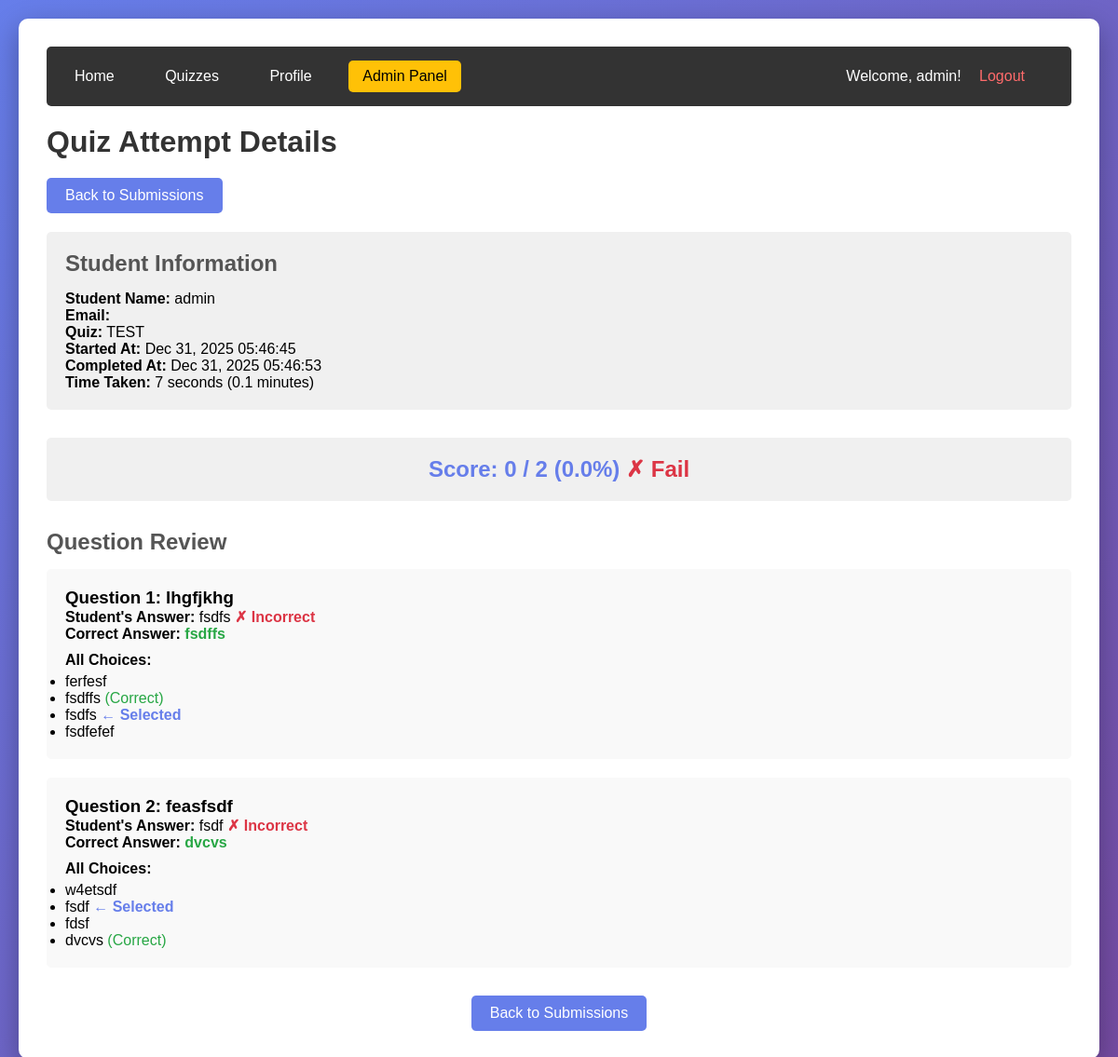
Screenshot of /manage/attempt/2/ (signed in) with the database file from the repository.
### quiz/models.py (models this page shows, shortened)
class QuizAttempt(models.Model):
    user = models.ForeignKey(User, on_delete=models.CASCADE, related_name='quiz_attempts')
    quiz = models.ForeignKey(Quiz, on_delete=models.CASCADE, related_name='attempts')
    started_at = models.DateTimeField(auto_now_add=True)
    completed_at = models.DateTimeField(null=True, blank=True)
    score = models.IntegerField(default=0)
    total_questions = models.IntegerField(default=0)
    is_completed = models.BooleanField(default=False)
    def get_percentage(self):
        if self.total_questions == 0:
            return 0
        return round((self.score / self.total_questions) * 100, 2)

class Quiz(models.Model):
    title = models.CharField(max_length=200)
    description = models.TextField(blank=True)
    duration = models.IntegerField(help_text="Duration in minutes")
    created_at = models.DateTimeField(auto_now_add=True)
    is_active = models.BooleanField(default=True)

class Question(models.Model):
    quiz = models.ForeignKey(Quiz, on_delete=models.CASCADE, related_name='questions')
    text = models.TextField()
    order = models.IntegerField(default=0)

class Choice(models.Model):
    question = models.ForeignKey(Question, on_delete=models.CASCADE, related_name='choices')
    text = models.CharField(max_length=200)
    is_correct = models.BooleanField(default=False)

### quiz/views.py (the view)
# urls.py: path('manage/attempt/<int:attempt_id>/', views.admin_attempt_detail, name='admin_attempt_detail'),
@login_required
def admin_attempt_detail(request, attempt_id):
    if not request.user.is_staff:
        messages.error(request, 'Access denied. Admin only.')
        return redirect('home')
    attempt = get_object_or_404(QuizAttempt, id=attempt_id)
    time_taken_seconds = None
    time_taken_minutes = None
    if attempt.completed_at and attempt.started_at:
        time_taken_seconds = int((attempt.completed_at - attempt.started_at).total_seconds())
        time_taken_minutes = round(time_taken_seconds / 60, 1)
    user_answers = UserAnswer.objects.filter(attempt=attempt).order_by('question__order')
    answer_data = []
    for user_answer in user_answers:
        correct_choice = user_answer.question.choices.filter(is_correct=True).first()
        answer_data.append({
            'question': user_answer.question,
            'user_choice': user_answer.selected_choice,
            'correct_choice': correct_choice,
            'is_correct': user_answer.is_correct
        })
    return render(request, 'quiz/admin_attempt_detail.html', {
        'attempt': attempt,
        'answer_data': answer_data,
        'time_taken_seconds': time_taken_seconds,
        'time_taken_minutes': time_taken_minutes
    })

### quiz/templates/quiz/admin_attempt_detail.html (shortened to what this page needs)
{% extends 'quiz/base.html' %}
{% block content %}
<h1>Quiz Attempt Details</h1>
<div style="margin-bottom: 20px;">
    <a href="{% url 'admin_quiz_submissions' attempt.quiz.id %}" class="btn">Back to Submissions</a>
</div>
<div style="background: #f0f0f0; padding: 20px; border-radius: 5px; margin-bottom: 30px;">
    <h2>Student Information</h2>
    <p><strong>Student Name:</strong> {{ attempt.user.username }}</p>
    <p><strong>Email:</strong> {{ attempt.user.email }}</p>
    <p><strong>Quiz:</strong> {{ attempt.quiz.title }}</p>
    <p><strong>Started At:</strong> {{ attempt.started_at|date:"M d, Y H:i:s" }}</p>
    <p><strong>Completed At:</strong> {{ attempt.completed_at|date:"M d, Y H:i:s" }}</p>
    {% if time_taken_seconds %}
        <p><strong>Time Taken:</strong>
            {{ time_taken_seconds }} seconds
            {% if time_taken_minutes %}
                ({{ time_taken_minutes }} minutes)
            {% endif %}
        </p>
    {% endif %}
</div>
<div class="score" style="margin-bottom: 30px;">
    Score: {{ attempt.score }} / {{ attempt.total_questions }}
    ({{ attempt.get_percentage }}%)
    {% if attempt.get_percentage >= 70 %}
        <span style="color: #28a745;">✓ Pass</span>
    {% elif attempt.get_percentage >= 50 %}
        <span style="color: #ffc107;">⚠ Average</span>
    {% else %}
        <span style="color: #dc3545;">✗ Fail</span>
    {% endif %}
</div>
<h2>Question Review</h2>
{% for item in answer_data %}
    <div class="result-card" style="margin-bottom: 20px;">
        <h3>Question {{ forloop.counter }}: {{ item.question.text }}</h3>
        <p><strong>Student's Answer:</strong>
            {% if item.user_choice %}
                {{ item.user_choice.text }}
                {% if item.is_correct %}
                    <span class="correct">✓ Correct</span>
                {% else %}
                    <span class="incorrect">✗ Incorrect</span>
                {% endif %}
            {% else %}
                <span class="incorrect">No answer provided</span>
            {% endif %}
        </p>
        {% if item.correct_choice %}
            <p><strong>Correct Answer:</strong>
                <span style="color: #28a745; font-weight: bold;">{{ item.correct_choice.text }}</span>
            </p>
        {% endif %}
        <div style="margin-top: 10px;">
            <strong>All Choices:</strong>
            <ul style="margin-top: 5px;">
                {% for choice in item.question.choices.all %}
                    <li>
                        {{ choice.text }}
                        {% if choice.is_correct %}
                            <span style="color: #28a745;">(Correct)</span>
                        {% endif %}
                        {% if item.user_choice and item.user_choice.id == choice.id %}
                            <span style="color: #667eea; font-weight: bold;">← Selected</span>
                        {% endif %}
                    </li>
                {% endfor %}
            </ul>
        </div>
    </div>
{% endfor %}
<div style="text-align: center; margin-top: 30px;">
    <a href="{% url 'admin_quiz_submissions' attempt.quiz.id %}" class="btn">Back to Submissions</a>
</div>
{% endblock %}

### quiz/templates/quiz/base.html (shortened to what this page needs)
<!DOCTYPE html>
<html lang="en">
<head>
</head>
<body>
    <div class="container">
        <nav>
            <a href="{% url 'home' %}">Home</a>
            {% if user.is_authenticated %}
                <a href="{% url 'quiz_list' %}">Quizzes</a>
                <a href="{% url 'profile' %}">Profile</a>
                {% if user.is_staff %}
                    <a href="{% url 'admin_quiz_list' %}" style="background: #ffc107; color: #000;">Admin Panel</a>
                {% endif %}
                <span class="user-info">Welcome, {{ user.username }}! <a href="{% url 'logout' %}" style="color: #ff6b6b;">Logout</a></span>
            {% else %}
                <a href="{% url 'login' %}">Login</a>
                <a href="{% url 'register' %}">Register</a>
            {% endif %}
        </nav>
        {% block content %}{% endblock %}
    </div>
</body>
</html>

### quiz/templates/quiz/base.html (style rules this page uses)
* { margin: 0; padding: 0; box-sizing: border-box; }
body { font-family: Arial, sans-serif; background: linear-gradient(135deg, #667eea 0%, #764ba2 100%); min-height: 100vh; padding: 20px; }
.container { max-width: 1200px; margin: 0 auto; background: white; border-radius: 10px; box-shadow: 0 10px 30px rgba(0,0,0,0.3); padding: 30px; }
nav { background: #333; padding: 15px; border-radius: 5px; margin-bottom: 20px; }
nav a { color: white; text-decoration: none; margin-right: 20px; padding: 8px 15px; border-radius: 5px; display: inline-block; }
.user-info { float: right; color: white; }
h1 { color: #333; margin-bottom: 20px; }
h2 { color: #555; margin-bottom: 15px; }
.btn { display: inline-block; padding: 10px 20px; background: #667eea; color: white; text-decoration: none; border-radius: 5px; border: none; cursor: pointer; font-size: 16px; }
.result-card { background: #f9f9f9; padding: 20px; border-radius: 5px; margin-bottom: 15px; }
.incorrect { color: #dc3545; font-weight: bold; }
.score { font-size: 24px; font-weight: bold; color: #667eea; text-align: center; padding: 20px; background: #f0f0f0; border-radius: 5px; margin-bottom: 20px; }

### rows the page displays
QuizAttempt: user.username "admin", quiz "TEST", started_at "Dec 31, 2025 05:46:45", completed_at "Dec 31, 2025 05:46:53", score "0", total_questions "2", get_percentage "0.0"
Question: question.text "lhgfjkhg", user_choice.text "fsdfs", correct_choice.text "fsdffs"
Choice: text "ferfesf"
Choice: text "fsdffs", is_correct "(Correct)"
Choice: text "fsdfs", shows "← Selected"
Choice: text "fsdfefef"
Question: question.text "feasfsdf", user_choice.text "fsdf", correct_choice.text "dvcvs"
Choice: text "w4etsdf"
Choice: text "fsdf", shows "← Selected"
Choice: text "fdsf"
Choice: text "dvcvs", is_correct "(Correct)"

### other values shown
{{ user.username }} "admin"
{{ time_taken_seconds }} "7"
{{ time_taken_minutes }} "0.1"
